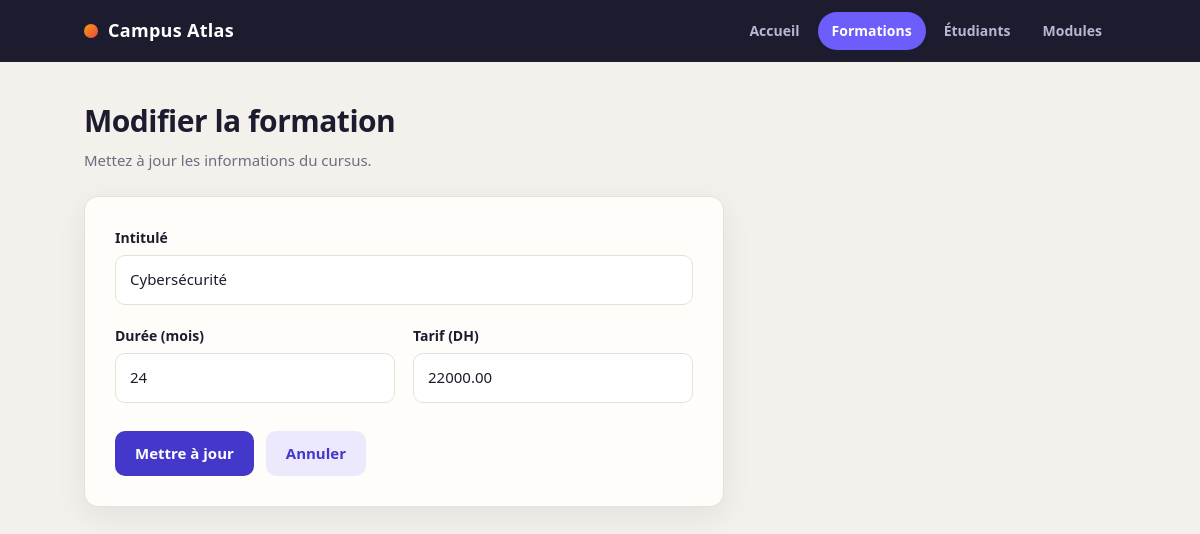
Screenshot of /formations/edit.php?id=2 with the database file from the repository.
### tables this page shows
CREATE TABLE formations (
    id INT AUTO_INCREMENT PRIMARY KEY,
    intitule VARCHAR(120) NOT NULL,
    duree_mois INT NOT NULL,
    tarif DECIMAL(10,2) NOT NULL
);

### formations/edit.php (the view, shortened to what this page needs)
<?php
require_once "../database/connexion.php";
$id = $_GET["id"];
$statement = $pdo->prepare("SELECT * FROM formations WHERE id = :id");
$statement->execute(["id" => $id]);
$formation = $statement->fetch(PDO::FETCH_ASSOC);
?>
<!DOCTYPE html>
<html lang="fr">
<head>
    <link rel="stylesheet" href="../assets/css/style.css">
</head>
<body>
<header class="nav">
    <div class="nav-inner">
        <a class="logo" href="../index.php"><span class="logo-dot"></span>Campus Atlas</a>
        <nav>
            <a href="../index.php">Accueil</a>
            <a href="../formations/index.php" class="on">Formations</a>
            <a href="../etudiants/index.php">Étudiants</a>
            <a href="../modules/index.php">Modules</a>
        </nav>
    </div>
</header>
<main class="wrap">
<div class="head"><div><h1>Modifier la formation</h1><p>Mettez à jour les informations du cursus.</p></div></div>
<form method="POST" class="card form">
    <div class="field">
        <label for="intitule">Intitulé</label>
        <input type="text" id="intitule" name="intitule" maxlength="120"
               value="<?php echo htmlspecialchars($formation["intitule"]); ?>" required>
    </div>
    <div class="row2">
        <div class="field">
            <label for="duree_mois">Durée (mois)</label>
            <input type="number" id="duree_mois" name="duree_mois" min="1"
                   value="<?php echo htmlspecialchars($formation["duree_mois"]); ?>" required>
        </div>
        <div class="field">
            <label for="tarif">Tarif (DH)</label>
            <input type="number" id="tarif" name="tarif" step="0.01" min="0"
                   value="<?php echo htmlspecialchars($formation["tarif"]); ?>" required>
        </div>
    </div>
    <div class="form-actions">
        <button type="submit" class="btn">Mettre à jour</button>
        <a class="btn light" href="index.php">Annuler</a>
    </div>
</form>
</main>
</body>
</html>

### assets/css/style.css (style rules this page uses)
:root { --bg:#f4f1ec; --card:#fffdf9; --ink:#1d1b2e; --muted:#6f6b80; --line:#e6e0d6; --brand:#4338ca; --brand-2:#6d5efc; --accent:#f59e0b; --danger:#dc2626; --ok:#059669; --radius:14px; --shadow:0 10px 30px rgba(40,30,90,.08); }
* { box-sizing:border-box }
body { margin:0;background:var(--bg);color:var(--ink);font:15px/1.55 "Segoe UI",system-ui,-apple-system,Roboto,sans-serif }
a { color:var(--brand);text-decoration:none }
.nav { background:#1d1b2e;position:sticky;top:0;z-index:10 }
.nav-inner { max-width:1080px;margin:auto;padding:0 24px;height:62px;display:flex;align-items:center;justify-content:space-between;gap:20px }
.logo { color:#fff;font-weight:800;font-size:18px;letter-spacing:.3px;display:flex;align-items:center;gap:10px }
.logo-dot { width:14px;height:14px;border-radius:50%;background:linear-gradient(135deg,var(--accent),#ef4444) }
.nav nav { display:flex;gap:4px;flex-wrap:wrap }
.nav nav a { color:#b9b6d3;padding:8px 14px;border-radius:999px;font-weight:600;font-size:14px }
.nav nav a.on { background:var(--brand-2);color:#fff }
.wrap { max-width:1080px;margin:0 auto;padding:36px 24px 60px;min-height:70vh }
.head { display:flex;justify-content:space-between;align-items:flex-end;gap:16px;flex-wrap:wrap;margin-bottom:24px }
.head h1 { margin:0;font-size:30px;letter-spacing:-.5px }
.head p { margin:4px 0 0;color:var(--muted) }
.btn { display:inline-block;border:0;cursor:pointer;background:var(--brand);color:#fff;padding:11px 20px;border-radius:10px;font:inherit;font-weight:700 }
.btn.light { background:#ebe9fb;color:var(--brand) }
.card { background:var(--card);border:1px solid var(--line);border-radius:var(--radius);box-shadow:var(--shadow);overflow:hidden }
.form { max-width:640px;padding:30px }
.field { margin-bottom:20px }
.field label { display:block;font-weight:700;font-size:14px;margin-bottom:7px }
.field input,.field select { width:100%;padding:12px 14px;border:1.5px solid var(--line);border-radius:10px;background:#fff;font:inherit;color:var(--ink) }
.row2 { display:grid;grid-template-columns:1fr 1fr;gap:18px }
.form-actions { display:flex;gap:12px;margin-top:8px }

### rows the page displays
formations: intitule "Cybersécurité", duree_mois "24", tarif "22000.00"
